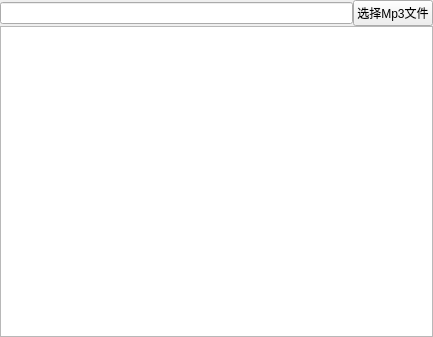
<?xml version="1.0" encoding="UTF-8"?>
<ui version="4.0">
 <class>Widget</class>
 <widget class="QWidget" name="Widget">
  <property name="geometry">
   <rect>
    <x>0</x>
    <y>0</y>
    <width>433</width>
    <height>337</height>
   </rect>
  </property>
  <property name="windowTitle">
   <string>Widget</string>
  </property>
  <layout class="QGridLayout" name="gridLayout">
   <property name="leftMargin">
    <number>0</number>
   </property>
   <property name="topMargin">
    <number>0</number>
   </property>
   <property name="rightMargin">
    <number>0</number>
   </property>
   <property name="bottomMargin">
    <number>0</number>
   </property>
   <property name="spacing">
    <number>0</number>
   </property>
   <item row="0" column="0">
    <layout class="QVBoxLayout" name="verticalLayout">
     <property name="spacing">
      <number>0</number>
     </property>
     <item>
      <layout class="QHBoxLayout" name="horizontalLayout">
       <property name="spacing">
        <number>0</number>
       </property>
       <item>
        <widget class="QLineEdit" name="lineEdit"/>
       </item>
       <item>
        <widget class="QPushButton" name="pushButton">
         <property name="text">
          <string>选择Mp3文件</string>
         </property>
        </widget>
       </item>
      </layout>
     </item>
     <item>
      <widget class="QTextBrowser" name="textBrowser"/>
     </item>
    </layout>
   </item>
  </layout>
 </widget>
 <layoutdefault spacing="6" margin="11"/>
 <resources/>
 <connections/>
</ui>
